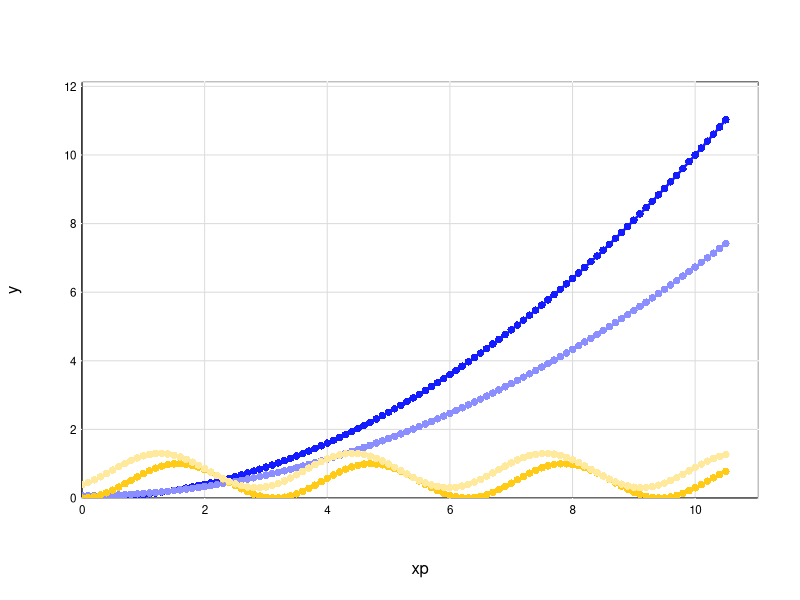

R code for this plot:
# could do with some rigourous testing

# define function
# x vector, list of y vectors, list of rgb triplet vectors entries in [0,1], 2d padding vectors, 2d ylim vector if needed
plotplus <- function(x,ys,rgbs=list(c(1,0,0)),ypadding=c(-0.05,0.05),xpadding=c(0,0.05),ylim=""){
	# define for use in next step
	shorten <- function(y,x){
		return (y[1:min(length(x),length(y))])
	}
	# find the maximal x and y values that will be plotted (assuming all x values will be plotted atm out of laziness)
	ymax <- max(sapply(sapply(ys,shorten, x), max))
	ymin <- min(sapply(sapply(ys,shorten, x), min))
	# adding the option aesthetic padding
	ypadding <- (ymax-ymin)*ypadding
	if (ylim==""){
		ylim <- c(ymin,ymax)+ypadding
	}
	xpadding <- (max(x)-min(x))*xpadding
	xlim <- c(min(x),max(x))+xpadding
	# a smaller circle but can be changed
	point=16
	# loop over y vectors
	for (i in 1:length(ys)){
		# take the colours in a loop reusing if they have all been used
		rgb=rgbs[[(i-1)%%length(rgbs)+1]]
		# take this y
		y=ys[[i]]
		# make sure the number of entries matches the number in x as appropriate
		if (length(y)>length(x)){
			print(paste("Length of y greater than x on loop", toString(i)))
			y <- y[1:length(x)]
		}
		# save xp for this loop only
		if (length(x)>length(y)){
			print(paste("Length of x greater than y on loop", toString(i)))
			xp <- x[1:length(y)]
		}
		else {
			xp <- x
		}
		# plot rather than point on first loop
		if (i==1){
			# x,y,ylim,xlim,point,colour, xaxs yaxs not sure but didn't work until added, line width, no axis labels (drawn later)
			plot(xp,y,ylim=ylim,xlim=xlim,pch=point,col=rgb(rgb[1],rgb[2],rgb[3]), xaxs="i", yaxs="i",lwd=2.5,yaxt="n",xaxt="n")
			# colour for grid
			grey=rgb(220/255, 220/255, 220/255)
			# remove end lines, axis ticks and axis labels: cex.axis shrinks font, mpg moves points closer to axis
			axis(1,  col=grey, col.ticks="white", cex.axis=0.7,mgp=c(3, 0, 0))
			axis(2,  col.ticks="white", cex.axis=0.7, mgp=c(3, 0.3, 0), las=1) # las rotates y axis labels
			axis(3, col="white", col.ticks="white", col.axis="white")
			axis(4, col="white", col.ticks="white", col.axis="white")
			# draw grid
			for (i in 1:length(axTicks(2))){
				abline(h=axTicks(2)[i],col=grey)
			}
			for (i in 1:length(axTicks(1))){
				abline(v=axTicks(1)[i],col=grey)
			}
			
			abline(v=xlim[2],col="white")
			abline(v=xlim[1],col="white")
			abline(h=ylim[2],col="white")
			abline(h=ylim[1],col="white")

			# draw black lines x=0, y=0 could be removed
			abline(h=0,col="black")
			abline(v=0,col="black")
			# redraw the points for the first y on top of the grid
			points(xp,y,ylim=ylim,pch=point,col=rgb(rgb[1],rgb[2],rgb[3]))
		}
		# obviously skip all that stuff after it has been done
		else {
			points(xp,y,col=rgb(rgb[1],rgb[2],rgb[3]),pch=point)
		}
		# lwd=line width
		lines(xp,y,col=rgb(rgb[1],rgb[2],rgb[3]),lwd=2.5)
	}
}

# sample usage
#data
x <- (0:105)/10
y1 <- (x^2)/10
y2 <- (x^2+1)/15
y3 <- sin(x)^2
y4 <- sin(x+0.3)^2+0.3
# colours
lightgold <- c(255, 233, 156)/255
gold <- c(255, 203, 23)/255
lightblue <- c(138, 142, 255)/255
blue <- c(20, 28, 255)/255

plotplus(x,list(y1,y2,y3,y4),ypadding=c(0,0.1),rgbs=list(blue,lightblue,gold,lightgold))



